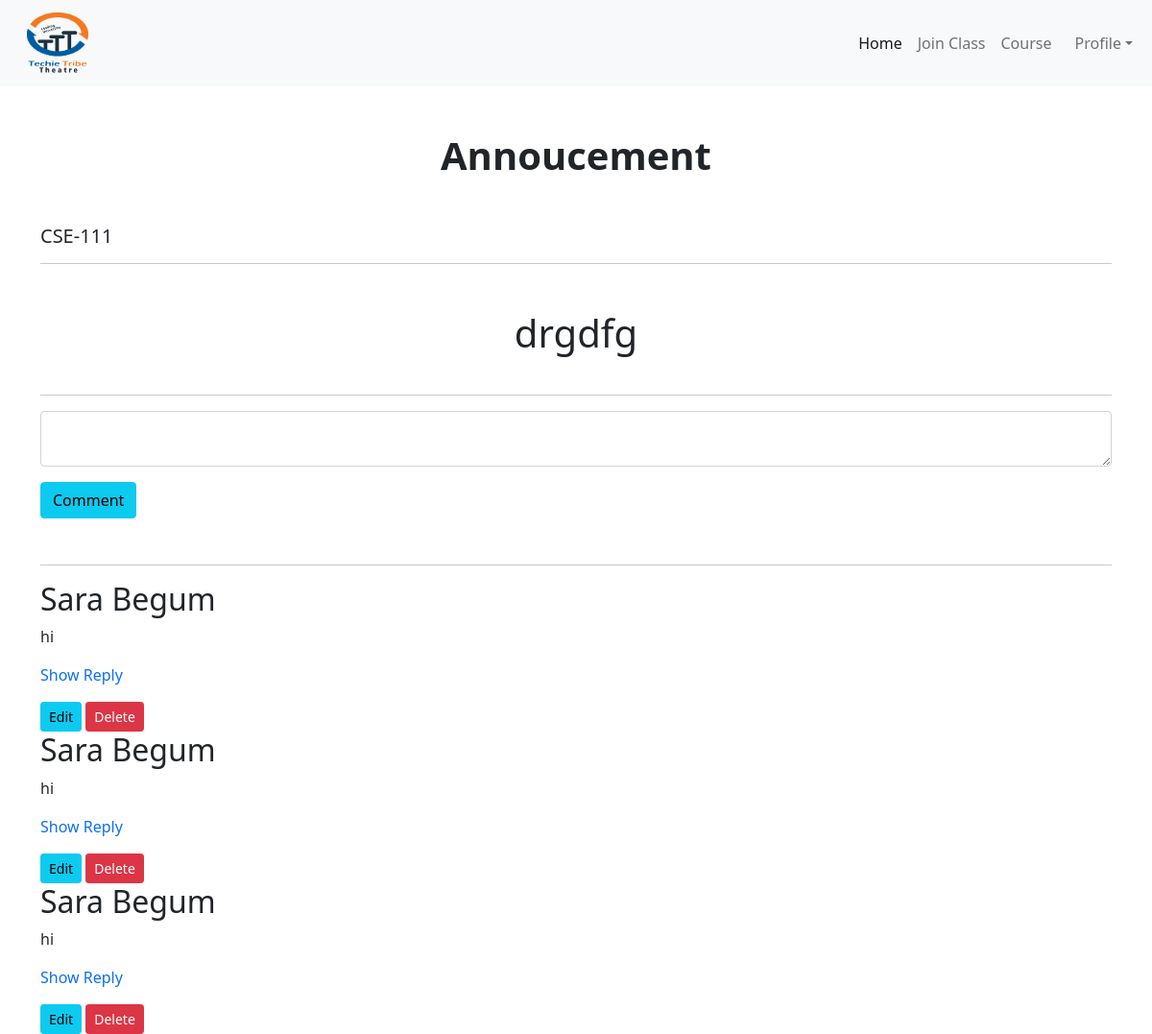
The app's page /student/annouceview/30/ (signed in), older data.
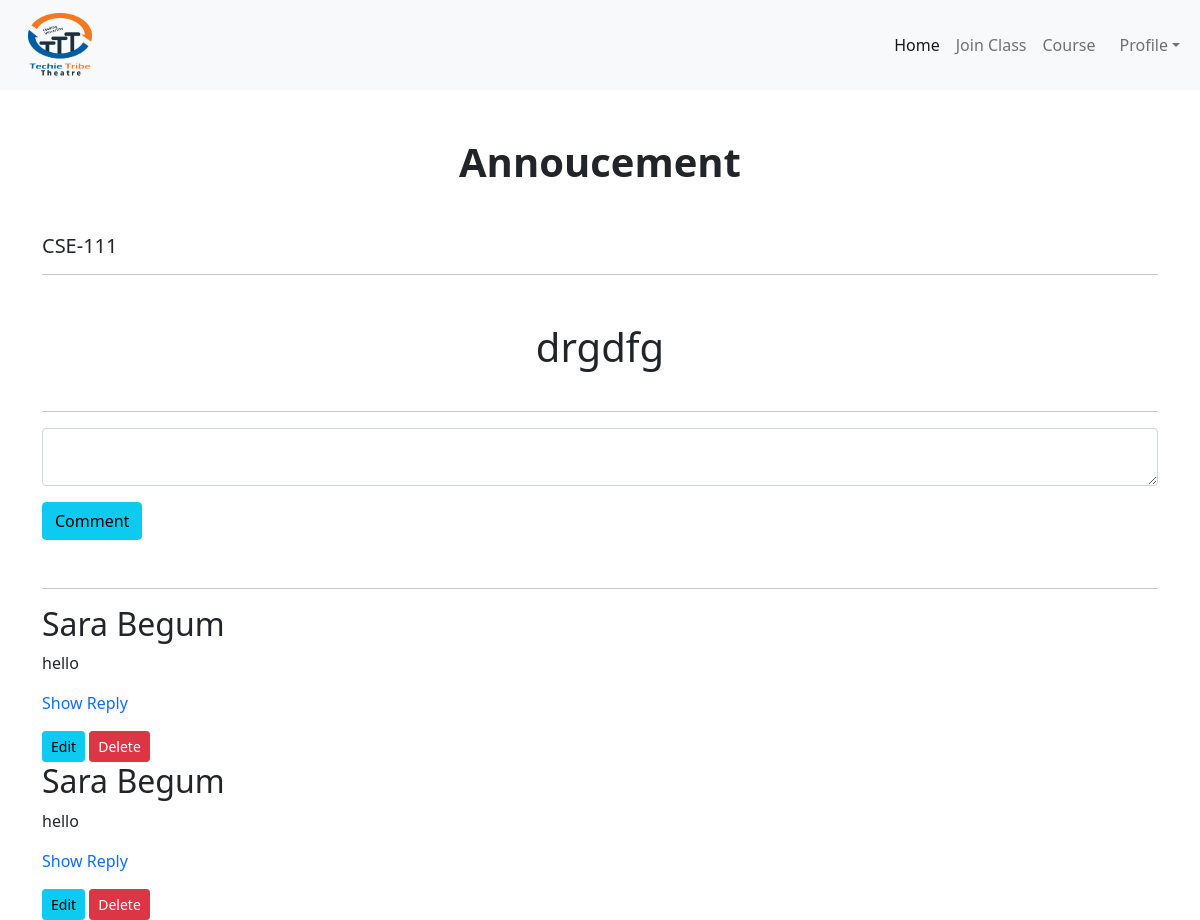
The same page, newer data.
### student/models.py (models this page shows, shortened)
class CommentMain(models.Model):
    annoucemain = models.ForeignKey(Announcement, on_delete=models.CASCADE)
    mystu = models.ForeignKey(Student, on_delete=models.CASCADE)
    comment = models.TextField()

### mainapp/models.py (models this page shows, shortened)
class Student(models.Model):
    id_no = models.IntegerField()
    first_name = models.CharField(max_length=100)
    last_name = models.CharField(max_length=100)
    email = models.EmailField()
    password = models.CharField(max_length=100)
    cpassword = models.CharField(max_length=100)

### student/views.py (the view, shortened to what this page needs)
# urls.py: path('annouceview/<int:id>/', AnnouceView.as_view(), name='annouceview'),
class AnnouceView(View):
    def get(self, request, id):
        student = request.session.get("student")
        if student:
            annoucementview = Announcement.objects.get(id=id)
            comment_view = CommentMain.objects.filter(
                annoucemain=annoucementview)[::-1]
            return render(request, 'anounceview.html', {'annoucementview': annoucementview, 'comment_view': comment_view})
        return render(request, 'anounceview.html', {'annoucementview': annoucementview, 'comment_view': comment_view})

### student/templates/anounceview.html (shortened to what this page needs)
{% extends 'base_student.html' %} <br />
{% load static %} <br />
{% block content %}
<link rel="stylesheet" href="{% static 'css/card.css' %}" />
<link
  rel="stylesheet"
  href="https://cdnjs.cloudflare.com/ajax/libs/font-awesome/6.1.1/css/all.min.css"
/>
<div class="container">
  <h1 class="text-center mt-5 mb-5 text-dark fw-bold">Annoucement</h1>
  <h5>{{annoucementview.classview.class_code_name}}</h5>
  <hr />
  <div class="mt-5 m-auto align-center">
    <h1 class="text-dark">{{annoucementview.text}}</h1>
  </div>
  <hr />
  <div class="m-auto">
    <form action="" method="POST">
      <div class="form-floating">
        <textarea
          class="form-control text-dark"
          name="commenttext"
          placeholder="Leave a comment here"
          id="floatingTextarea"
        ></textarea>
        <label for="floatingTextarea">Comments</label>
      </div>
      <button type="submit" class="btn btn-info mt-3">Comment</button>
    </form>
  </div>
</div>
<div class="container mt-5">
  <hr class="mt-5 mb-3" />
  {% for com in comment_view %}
  <h2>{{com.mystu.first_name}} {{com.mystu.last_name}}</h2>
  <p>{{com.comment}}</p>
  <a href="{% url 'showreplystu' com.id %}" class="mb-4 mt-4">Show Reply</a>
  <div class="mt-3">
    <a href="{% url 'editcomment' com.id %}" class="btn btn-sm btn-info"
      >Edit</a
    >
    <a href="{% url 'deleltecommentstu' com.id %}" class="btn btn-sm btn-danger"
      >Delete</a
    >
  </div>
  {% endfor %}
</div>
{% endblock content %}

Row changes from the older to the newer data that the page shows:
removed CommentMain: mystu.first_name "Sara", mystu.last_name "Begum", comment "hi"
removed CommentMain: mystu.first_name "Sara", mystu.last_name "Begum", comment "hi"
removed CommentMain: mystu.first_name "Sara", mystu.last_name "Begum", comment "hi"
added CommentMain: mystu.first_name "Sara", mystu.last_name "Begum", comment "hello"
added CommentMain: mystu.first_name "Sara", mystu.last_name "Begum", comment "hello"
